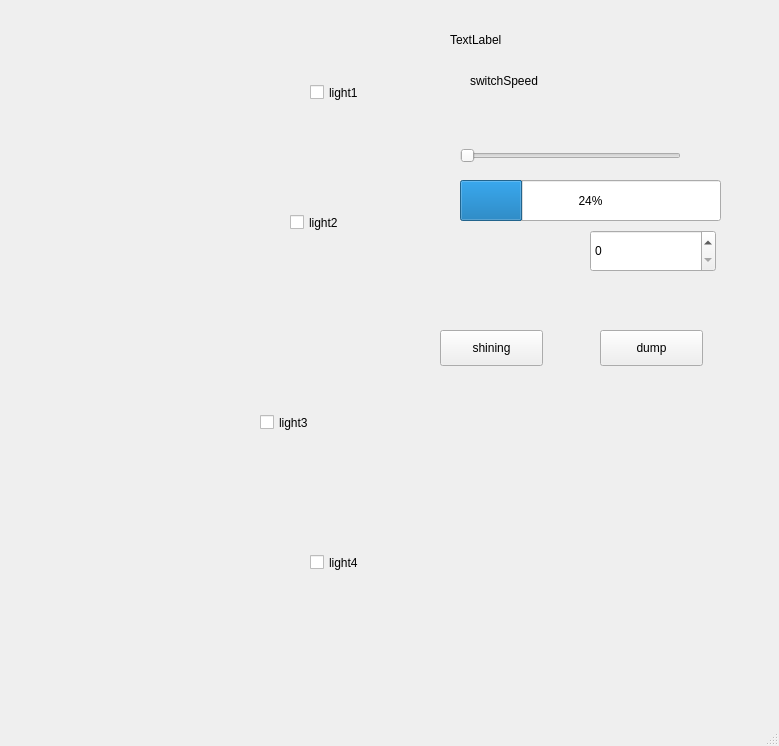
<?xml version="1.0" encoding="UTF-8"?>
<ui version="4.0">
 <class>MainWindow</class>
 <widget class="QMainWindow" name="MainWindow">
  <property name="geometry">
   <rect>
    <x>0</x>
    <y>0</y>
    <width>779</width>
    <height>746</height>
   </rect>
  </property>
  <property name="windowTitle">
   <string>MainWindow</string>
  </property>
  <widget class="QWidget" name="centralwidget">
   <widget class="QLabel" name="label_2">
    <property name="geometry">
     <rect>
      <x>110</x>
      <y>160</y>
      <width>131</width>
      <height>161</height>
     </rect>
    </property>
    <property name="text">
     <string/>
    </property>
    <property name="pixmap">
     <pixmap>../../../Pictures/bulb_light.png</pixmap>
    </property>
    <property name="scaledContents">
     <bool>true</bool>
    </property>
   </widget>
   <widget class="QLabel" name="label_3">
    <property name="geometry">
     <rect>
      <x>100</x>
      <y>330</y>
      <width>131</width>
      <height>161</height>
     </rect>
    </property>
    <property name="text">
     <string/>
    </property>
    <property name="pixmap">
     <pixmap>../../../Pictures/bulb_light.png</pixmap>
    </property>
    <property name="scaledContents">
     <bool>true</bool>
    </property>
   </widget>
   <widget class="QLabel" name="label_4">
    <property name="geometry">
     <rect>
      <x>100</x>
      <y>500</y>
      <width>131</width>
      <height>161</height>
     </rect>
    </property>
    <property name="text">
     <string/>
    </property>
    <property name="pixmap">
     <pixmap>../../../Pictures/bulb_light.png</pixmap>
    </property>
    <property name="scaledContents">
     <bool>true</bool>
    </property>
   </widget>
   <widget class="QCheckBox" name="checkBox">
    <property name="geometry">
     <rect>
      <x>310</x>
      <y>80</y>
      <width>97</width>
      <height>25</height>
     </rect>
    </property>
    <property name="text">
     <string>light1</string>
    </property>
   </widget>
   <widget class="QCheckBox" name="checkBox_2">
    <property name="geometry">
     <rect>
      <x>290</x>
      <y>210</y>
      <width>97</width>
      <height>25</height>
     </rect>
    </property>
    <property name="text">
     <string>light2</string>
    </property>
   </widget>
   <widget class="QCheckBox" name="checkBox_3">
    <property name="geometry">
     <rect>
      <x>260</x>
      <y>410</y>
      <width>97</width>
      <height>25</height>
     </rect>
    </property>
    <property name="text">
     <string>light3</string>
    </property>
   </widget>
   <widget class="QCheckBox" name="checkBox_4">
    <property name="geometry">
     <rect>
      <x>310</x>
      <y>550</y>
      <width>97</width>
      <height>25</height>
     </rect>
    </property>
    <property name="text">
     <string>light4</string>
    </property>
   </widget>
   <widget class="QLabel" name="label_1">
    <property name="geometry">
     <rect>
      <x>100</x>
      <y>0</y>
      <width>131</width>
      <height>161</height>
     </rect>
    </property>
    <property name="text">
     <string/>
    </property>
    <property name="pixmap">
     <pixmap>../../../Pictures/bulb_light.png</pixmap>
    </property>
    <property name="scaledContents">
     <bool>true</bool>
    </property>
   </widget>
   <widget class="QPushButton" name="shining">
    <property name="geometry">
     <rect>
      <x>440</x>
      <y>330</y>
      <width>103</width>
      <height>36</height>
     </rect>
    </property>
    <property name="text">
     <string>shining</string>
    </property>
   </widget>
   <widget class="QSpinBox" name="spinBox">
    <property name="geometry">
     <rect>
      <x>590</x>
      <y>230</y>
      <width>126</width>
      <height>42</height>
     </rect>
    </property>
   </widget>
   <widget class="QPushButton" name="dump">
    <property name="geometry">
     <rect>
      <x>600</x>
      <y>330</y>
      <width>103</width>
      <height>36</height>
     </rect>
    </property>
    <property name="text">
     <string>dump</string>
    </property>
   </widget>
   <widget class="QLabel" name="switchSpeed">
    <property name="geometry">
     <rect>
      <x>470</x>
      <y>50</y>
      <width>221</width>
      <height>61</height>
     </rect>
    </property>
    <property name="text">
     <string>switchSpeed</string>
    </property>
   </widget>
   <widget class="QSlider" name="speedSlider">
    <property name="geometry">
     <rect>
      <x>460</x>
      <y>140</y>
      <width>221</width>
      <height>31</height>
     </rect>
    </property>
    <property name="orientation">
     <enum>Qt::Horizontal</enum>
    </property>
   </widget>
   <widget class="QProgressBar" name="speedBar">
    <property name="geometry">
     <rect>
      <x>460</x>
      <y>180</y>
      <width>261</width>
      <height>41</height>
     </rect>
    </property>
    <property name="value">
     <number>24</number>
    </property>
   </widget>
   <widget class="QLabel" name="cout">
    <property name="geometry">
     <rect>
      <x>450</x>
      <y>30</y>
      <width>66</width>
      <height>19</height>
     </rect>
    </property>
    <property name="text">
     <string>TextLabel</string>
    </property>
   </widget>
  </widget>
  <widget class="QMenuBar" name="menubar">
   <property name="geometry">
    <rect>
     <x>0</x>
     <y>0</y>
     <width>779</width>
     <height>29</height>
    </rect>
   </property>
  </widget>
  <widget class="QStatusBar" name="statusbar"/>
 </widget>
 <resources/>
 <connections/>
</ui>
